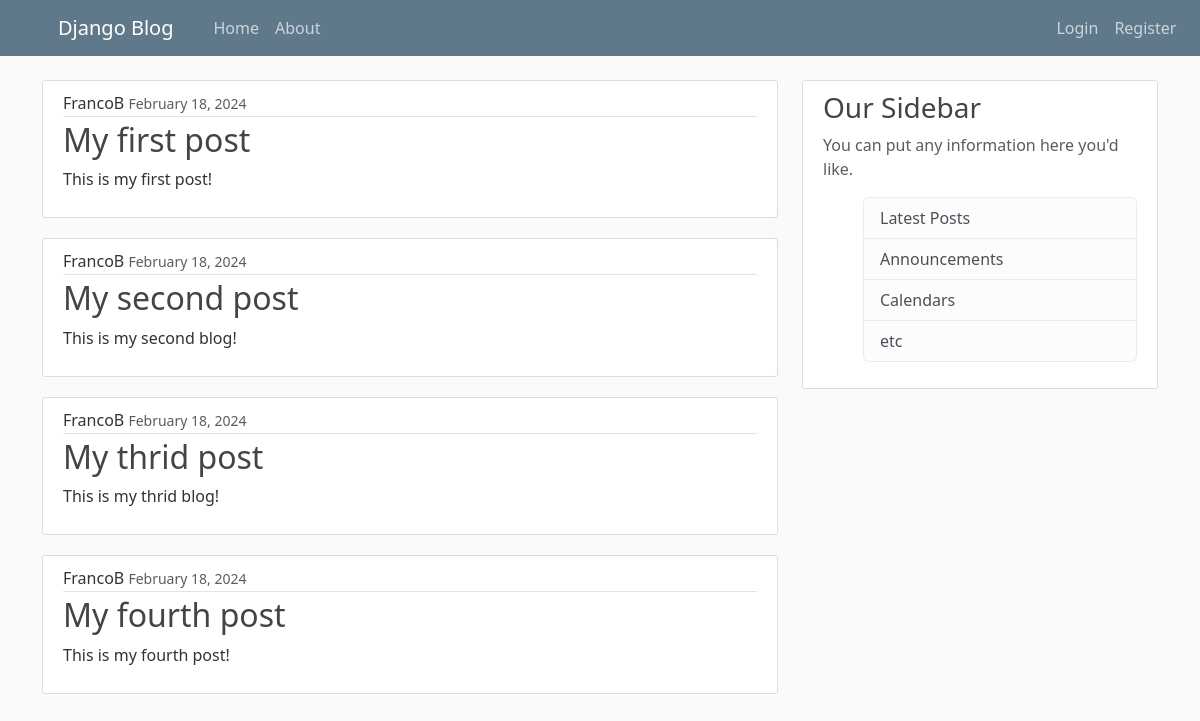
The app's page /, older data.
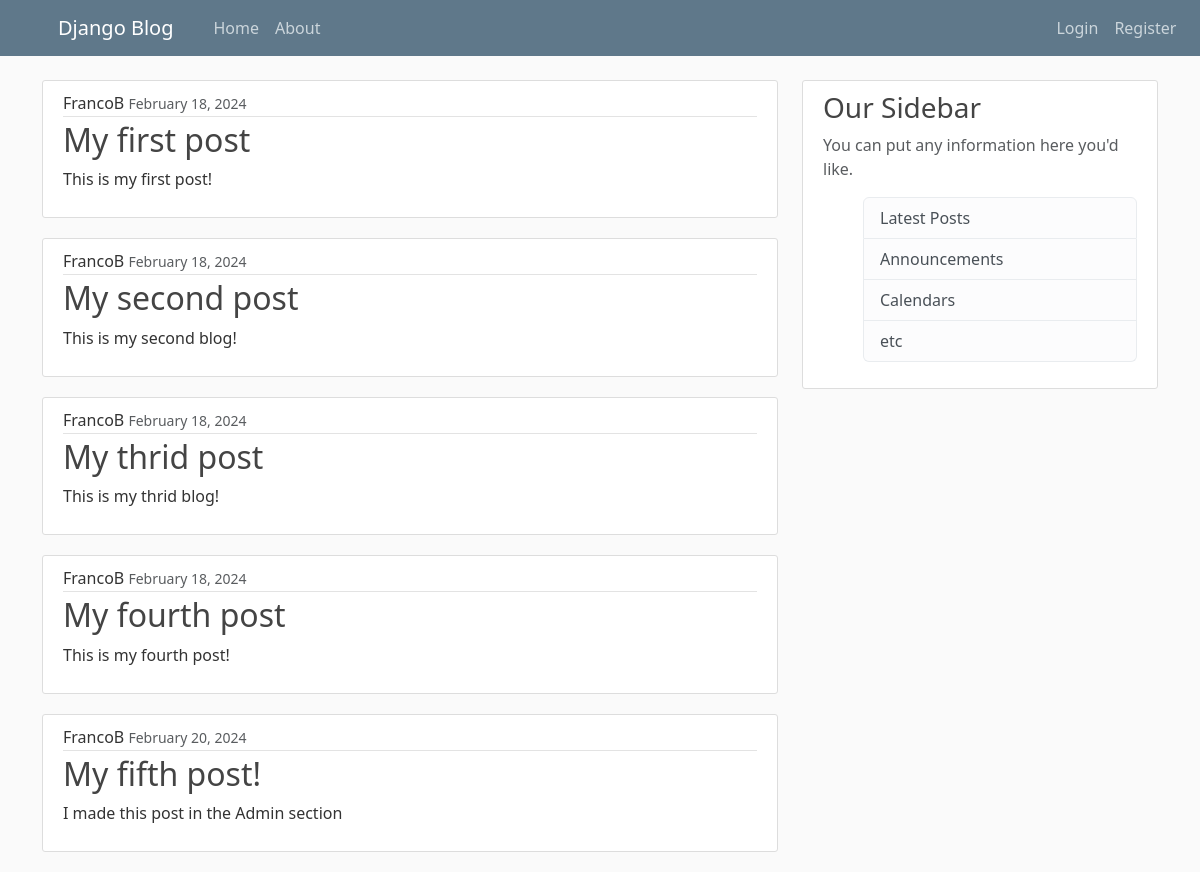
The same page, newer data.
### blog/models.py (models this page shows, shortened)
class Post(models.Model):
    title = models.CharField(max_length=100)
    content = models.TextField()
    date_posted = models.DateTimeField(default=timezone.now) #no ()
    author = models.ForeignKey(User, on_delete=models.CASCADE)

### blog/views.py (the view)
# urls.py: path('', views.home, name='blog-home'),
def home(request):
    context = {
        'posts': Post.objects.all()
    }
    return render(request, 'blog/home.html', context)

### blog/templates/blog/home.html
{% extends "blog/base.html" %}
{% block content %}
    {% for post in posts %}
        <article class="media content-section">
            <div class="media-body">
            <div class="article-metadata">
                <a class="mr-2" href="#">{{ post.author }}</a>
                <small class="text-muted">{{ post.date_posted|date:"F d, Y"}}</small>
            </div>
            <h2><a class="article-title" href="#">{{ post.title }}</a></h2>
            <p class="article-content">{{ post.content }}</p>
            </div>
        </article>
    {% endfor %}
{% endblock content%}

### blog/templates/blog/base.html (shortened to what this page needs)
{% load static %}
<!DOCTYPE html>
<html lang="en">
<head>
    <link rel="stylesheet" href="https://cdn.jsdelivr.net/npm/bootstrap@5.3.2/dist/css/bootstrap.rtl.min.css">
    <link rel="stylesheet" href="{% static 'blog/main.css' %}">
</head>
<body>
    <header class="site-header">
        <nav class="navbar navbar-expand-md navbar-dark bg-steel fixed-top">
          <div class="container">
            <a class="navbar-brand mr-4" href="{% url 'blog-home' %}">Django Blog</a>
            <div class="collapse navbar-collapse" id="navbarToggle">
              <div class="navbar-nav mr-auto">
                <a class="nav-item nav-link" href="{% url 'blog-home' %}">Home</a>
                <a class="nav-item nav-link" href="{% url 'blog-about' %}">About</a>
              </div>
              <div class="navbar-nav loginregister-sub">
                <a class="nav-item nav-link" href="#">Login</a>
                <a class="nav-item nav-link" href="#">Register</a>
              </div>
            </div>
          </div>
        </nav>
    </header>
    <main role="main" class="container">
    <div class="row">
        <div class="col-md-8">
            {% block content %}{% endblock %}
        </div>
        <div class="col-md-4">
            <div class="content-section">
                <h3>Our Sidebar</h3>
                <p class='text-muted'>You can put any information here you'd like.
                <ul class="list-group">
                    <li class="list-group-item list-group-item-light">Latest Posts</li>
                    <li class="list-group-item list-group-item-light">Announcements</li>
                    <li class="list-group-item list-group-item-light">Calendars</li>
                    <li class="list-group-item list-group-item-light">etc</li>
                </ul>
                </p>
            </div>
        </div>
    </div>
</main>
</body>
</html>

### blog/static/blog/main.css (style rules this page uses)
body { background: #fafafa; color: #333333; margin-top: 5rem; }
h1, h2, h3, h4, h5, h6 { color: #444444; }
ul { margin: 0; }
a { text-decoration: none; color: inherit; }
.bg-steel { background-color: #5f788a; }
.site-header .navbar-nav .nav-link { color: #cbd5db; }
.navbar-nav { margin-left: 2rem; }
.loginregister-sub { margin-left: 45rem; }
.content-section { background: #ffffff; padding: 10px 20px; border: 1px solid #dddddd; border-radius: 3px; margin-bottom: 20px; }
.article-title { color: #444444; }
.article-content { white-space: pre-line; }
.article-metadata { padding-bottom: 1px; margin-bottom: 4px; border-bottom: 1px solid #e3e3e3 }

Row changes from the older to the newer data that the page shows:
added Post: author "FrancoB", date_posted "February 20, 2024", title "My fifth post!", content "I made this post in the Admin section"
